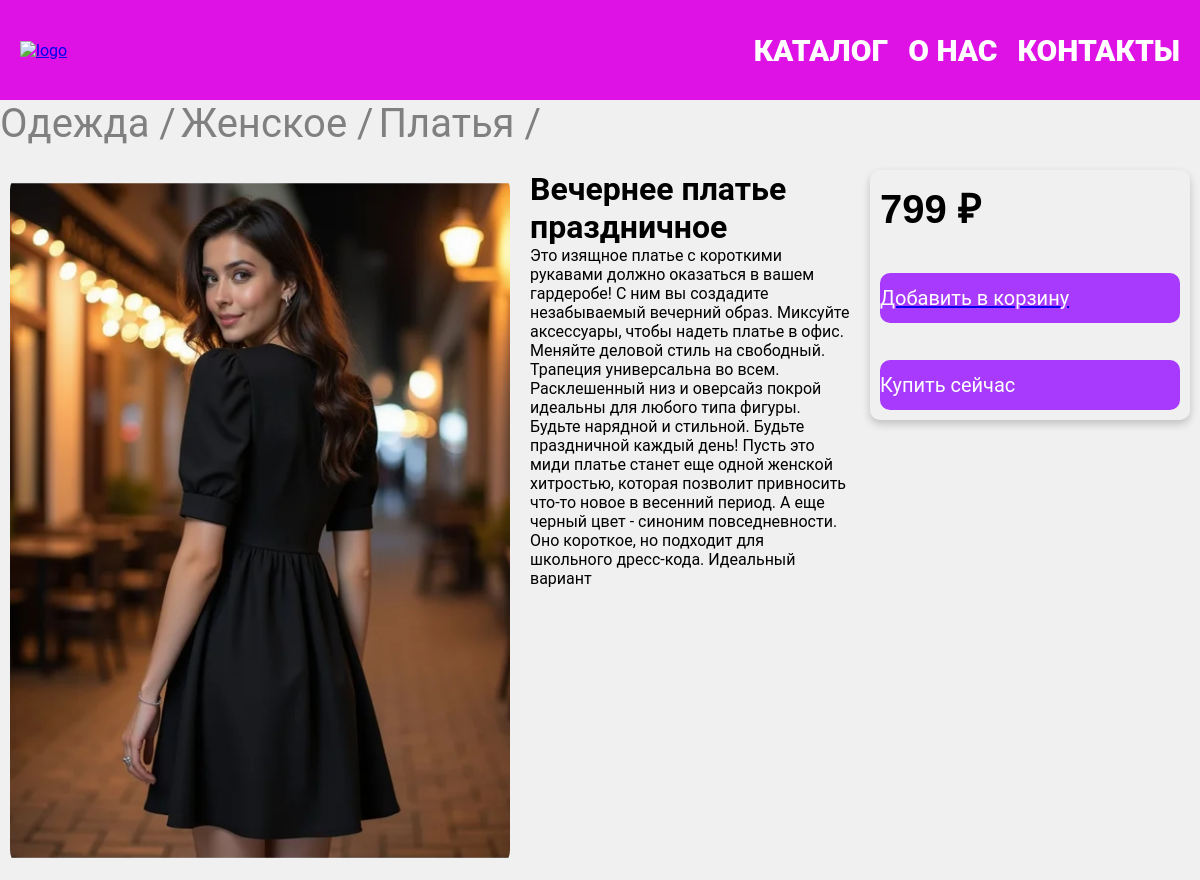
The app's page /product/2 with its own data.
### app/models.py (models this page shows, shortened)
class Category(models.Model):
    name = models.CharField(
        verbose_name="Название",
        max_length=200,
    )
    parent = models.ForeignKey(
        "self",
        verbose_name="Родительская категория",
        on_delete=models.CASCADE,
        null=True,
        blank=True,
    )
    class Meta:
        verbose_name="Категория"
        verbose_name_plural = "Категория"

class Product(models.Model):
    name = models.CharField(
        verbose_name="Наименование",
        max_length=200,
    )
    desc = models.TextField(
        verbose_name="Описание",
        max_length=600,
    )
    price = models.DecimalField(
        verbose_name="Цена",
        max_digits=10,
        decimal_places=0,
    )
    image = models.ImageField(
        verbose_name="Изображение",
        upload_to="products/",
    )
    category = models.ForeignKey(
        "Category",
        verbose_name="Категория",
        on_delete=models.CASCADE,
    )
    brand = models.ForeignKey(
        "Brand",
        verbose_name="Бренд",
        on_delete=models.CASCADE,
    )
    class Meta:
        verbose_name="Товар"
        verbose_name_plural = "Товары"

### app/views.py (the view)
# urls.py: path("product/<int:product_id>", views.products_details, name="product_details"),
def products_details(request, product_id):
    product = Product.objects.get(id=product_id)
    categories = []
    categories.append(product.category)
    cur_category = product.category
    while cur_category.parent:
        categories.append(cur_category.parent)
        cur_category = cur_category.parent
    categories.reverse()
    context = {"product": product, "categories": categories}
    return render(request, "app/product_details.html", context)

### app/templates/app/product_details.html
{% extends "base.html" %}
{% block content %}
<div class="categories">
    {% for category in categories %}
    <span class="category">{{ category.name }}{% if not loop.last %} / {% endif %}</span>
    {% endfor %}
</div>
<div class="product_details">
    <div class="item product-details-image">
        <img src="{{ product.image.url}}" alt="{{product.name}}" class="product-details-image">
    </div>
    <div class="item product-details-info">
        <h1 class="product-details-name">{{product.name}}</h1>
        <p class="product-details-name">{{product.desc}}</p>
    </div>
    <div class="item price-container">
        <p class="product-details-price">{{product.price}} ₽</p>
        <a href="{% url 'basket_add' product.id %}">
        <button class="price-button">Добавить в корзину</button>
        </a>
        <button class="price-button">Купить сейчас</button>
    </div>
</div>
{% endblock %}

### app/templates/base.html (shortened to what this page needs)
{% load static %}
<!DOCTYPE html>
<html lang="ru">
    <head>
        <link rel="stylesheet" href="{% static 'styles/style.css'%}">
    </head>
    <body>
        {% include "header.html" %}
        {% block content %}
        {% endblock %}
    </body>
</html>

### app/templates/header.html
{% load static %}
<header>
    <div class="logo">
        <a href="{% url "index" %}">
            <img src="{% static "img/logoWb.svg" %}" alt="logo">
        </a>
    </div>
    <nav>
        <div class="nav-links">
            <div class="nav-link"><a href="#">Каталог</a></div>
            <div class="nav-link"><a href="#">О нас</a></div>
            <div class="nav-link"><a href="#">Контакты</a></div>
        </div>
    </nav>
</header>

### app/templates/footer.html (shortened to what this page needs)
{% load static %}

### app/static/styles/style.css (style rules this page uses)
* { margin: 0; padding: 0; box-sizing: border-box; font-family: 'Roboto', sans-serif; }
body { background-color: #f0f0f0; padding-top: 100px; }
header { background-color: #de12e5; display: flex; justify-content: space-between; align-items: center; padding: 10px 20px; height: 100px; position: fixed; top: 0; left: 0; right: 0; z-index: 1000; }
nav .nav-links { display: flex; justify-content: space-between; flex-wrap: wrap; flex-direction: row; gap: 20px; }
nav .nav-links .nav-link a { color: white; text-decoration: none; font-size: 30px; font-weight: 900; text-transform: uppercase; }
.categories { height: 60px; display: flex; flex-wrap: nowrap; gap: 5px; color: grey; font-size: 40px; white-space: nowrap; overflow: hidden; text-overflow: ellipsis; }
.product_details { display: flex; flex-direction: row; justify-content: space-around; }
.item { margin: 10px; }
.product-details-image { width: 500px; height: 700px; border-radius: 20px; }
.price-container { height: 250px; display: flex; flex-direction: column; justify-content: space-between; border-radius: 10px; padding: 10px; box-shadow: 0 4px 8px rgba(0, 0, 0, 0.2); }
p.product-details-price { margin: 0; font-size: 40px; font-family: helvetica; font-weight: 700; }
.price-container button { width: 300px; height: 50px; font-size: 20px; background-color: #a73afd; color: white; border-radius: 10px; border: none; display: flex; flex-direction: column; justify-content: center; }

### records on screen
Category: name "Одежда"
Category: name "Женское"
Category: name "Платья"
Product: image (picture), name "Вечернее платье праздничное", desc "Это изящное платье с короткими рукавами должно оказаться в вашем гардеробе! С ним вы создадите незабываемый вечерний образ. Миксуйте аксессуары, чтобы надеть платье в офис. Меняйте деловой стиль на свободный. Трапеция универсальна во всем. Расклешенный низ и оверсайз покрой идеальны для любого типа фигуры. Будьте нарядной и стильной. Будьте праздничной каждый день! Пусть это миди платье станет еще одной женской хитростью, которая позволит привносить что-то новое в весенний период. А еще черный цвет - синоним повседневности. Оно короткое, но подходит для школьного дресс-кода. Идеальный вариант", price "799"
